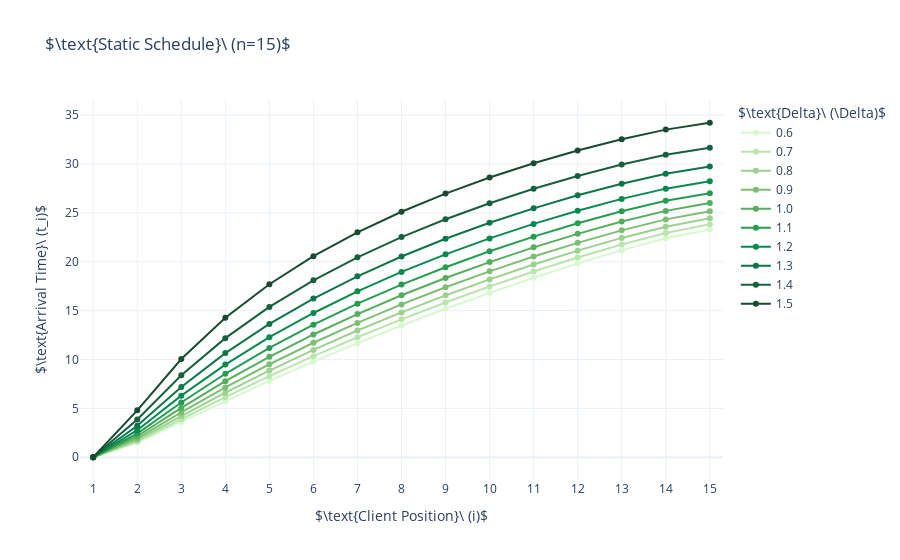

The notebook cell saved with this chart:
### Code cell
omega = 0.5
n = 15

mus_Delta = lambda Delta: np.linspace(1 - Delta/2,1 + Delta/2,n)
Deltas = np.arange(0.6,1.6,0.1)
mus_list = list(map(mus_Delta, Deltas))

schedules = []
costs = []

for mus in mus_list:

    c_stored = [[[None for j in range(n)] for l in range(n)] for k in range(n)]
    optimization = minimize(static_cost_het, range(n), args=(mus,omega), bounds=(((0,0),) + (((0,None)),) * (n-1)))

    print(f'mus: {mus}')
    print(f'omega: {omega}')
    print(f'Optimal Schedule: {optimization.x}')
    print(f'Costs: {optimization.fun}\n')
    
    schedules += [optimization.x]
    costs += [optimization.fun]

# plot arrival times
palette = cycle(px.colors.sequential.algae)
fig = go.Figure()

for i in range(len(mus_list)):
    
    fig.add_trace(go.Scatter(x=np.arange(1,n+1), y=schedules[i], name=f'{Deltas[i]:.1f}', marker_color=next(palette)))

fig.update_layout(
    template='plotly_white',
    title='$\\text{Static Schedule}\ (n=15)$',
    legend_title="$\\text{Delta}\ (\Delta)$", 
    xaxis={'title': '$\\text{Client Position}\ (i)$', 'range': [0.7, n + 0.3], 'dtick': 1},
    yaxis={'title': '$\\text{Arrival Time}\ (t_i)$'}
)

fig.show()

### Figure 1 — Plotly figure (JSON) as saved in the notebook; plotly's stock layout.template omitted (floating-point values rounded to 4 significant figures)
{"data": [{"marker": {"color": "rgb(214, 249, 207)"}, "name": "0.6", "type": "scatter", "x": [1, 2, 3, 4, 5, 6, 7, 8, 9, 10, 11, 12, 13, 14, 15], "y": [0, 1.485, 3.613, 5.745, 7.808, 9.785, 11.67, 13.47, 15.19, 16.82, 18.37, 19.83, 21.18, 22.4, 23.3]}, {"marker": {"color": "rgb(186, 228, 174)"}, "name": "0.7", "type": "scatter", "x": [1, 2, 3, 4, 5, 6, 7, 8, 9, 10, 11, 12, 13, 14, 15], "y": [0, 1.608, 3.886, 6.141, 8.298, 10.34, 12.28, 14.1, 15.83, 17.46, 19.0, 20.44, 21.77, 22.95, 23.82]}, {"marker": {"color": "rgb(156, 209, 143)"}, "name": "0.8", "type": "scatter", "x": [1, 2, 3, 4, 5, 6, 7, 8, 9, 10, 11, 12, 13, 14, 15], "y": [0, 1.756, 4.208, 6.602, 8.862, 10.98, 12.96, 14.82, 16.56, 18.19, 19.71, 21.13, 22.44, 23.59, 24.44]}, {"marker": {"color": "rgb(124, 191, 115)"}, "name": "0.9", "type": "scatter", "x": [1, 2, 3, 4, 5, 6, 7, 8, 9, 10, 11, 12, 13, 14, 15], "y": [0, 1.934, 4.589, 7.139, 9.513, 11.71, 13.74, 15.63, 17.38, 19.01, 20.53, 21.93, 23.21, 24.33, 25.16]}, {"marker": {"color": "rgb(85, 174, 91)"}, "name": "1.0", "type": "scatter", "x": [1, 2, 3, 4, 5, 6, 7, 8, 9, 10, 11, 12, 13, 14, 15], "y": [0, 2.151, 5.046, 7.776, 10.28, 12.56, 14.65, 16.57, 18.33, 19.96, 21.47, 22.85, 24.11, 25.2, 26.0]}, {"marker": {"color": "rgb(37, 157, 81)"}, "name": "1.1", "type": "scatter", "x": [1, 2, 3, 4, 5, 6, 7, 8, 9, 10, 11, 12, 13, 14, 15], "y": [0, 2.422, 5.603, 8.539, 11.18, 13.56, 15.71, 17.66, 19.44, 21.07, 22.57, 23.93, 25.16, 26.23, 27.01]}, {"marker": {"color": "rgb(7, 138, 78)"}, "name": "1.2", "type": "scatter", "x": [1, 2, 3, 4, 5, 6, 7, 8, 9, 10, 11, 12, 13, 14, 15], "y": [0, 2.768, 6.3, 9.476, 12.28, 14.76, 16.97, 18.96, 20.75, 22.38, 23.87, 25.22, 26.43, 27.48, 28.23]}, {"marker": {"color": "rgb(13, 117, 71)"}, "name": "1.3", "type": "scatter", "x": [1, 2, 3, 4, 5, 6, 7, 8, 9, 10, 11, 12, 13, 14, 15], "y": [0, 3.229, 7.194, 10.65, 13.64, 16.23, 18.51, 20.54, 22.35, 23.98, 25.46, 26.79, 27.98, 29.01, 29.75]}, {"marker": {"color": "rgb(23, 95, 61)"}, "name": "1.4", "type": "scatter", "x": [1, 2, 3, 4, 5, 6, 7, 8, 9, 10, 11, 12, 13, 14, 15], "y": [0, 3.865, 8.385, 12.19, 15.37, 18.09, 20.45, 22.52, 24.35, 25.99, 27.46, 28.78, 29.95, 30.95, 31.67]}, {"marker": {"color": "rgb(25, 75, 49)"}, "name": "1.5", "type": "scatter", "x": [1, 2, 3, 4, 5, 6, 7, 8, 9, 10, 11, 12, 13, 14, 15], "y": [0, 4.8, 10.05, 14.27, 17.7, 20.56, 23.0, 25.12, 26.97, 28.61, 30.07, 31.38, 32.53, 33.51, 34.22]}], "layout": {"legend": {"title": {"text": "$\\text{Delta}\\ (\\Delta)$"}}, "title": {"text": "$\\text{Static Schedule}\\ (n=15)$"}, "xaxis": {"dtick": 1, "range": [0.7, 15.3], "title": {"text": "$\\text{Client Position}\\ (i)$"}}, "yaxis": {"title": {"text": "$\\text{Arrival Time}\\ (t_i)$"}}}}
